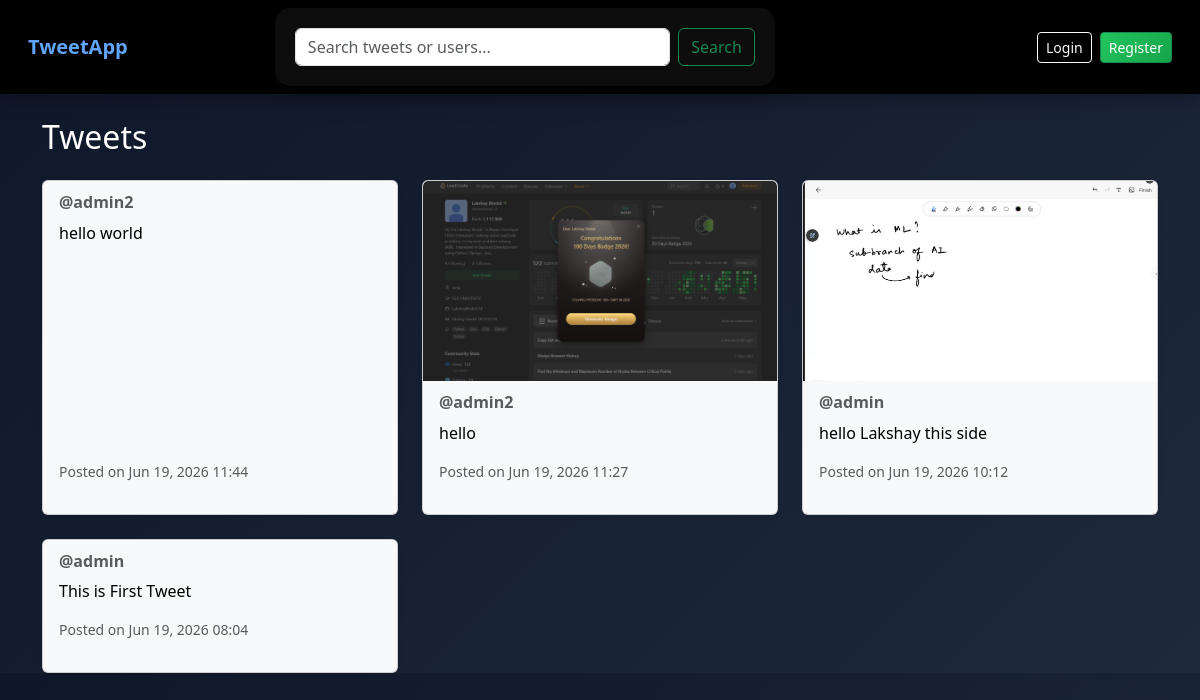
Screenshot of /tweet/ with the database file from the repository.
### tweet/models.py (models this page shows, shortened)
class Tweet(models.Model):
    user = models.ForeignKey(User, on_delete=models.CASCADE)
    text = models.TextField(max_length=2400)
    photo = models.ImageField(upload_to='photos/', blank=True, null=True)
    created_at = models.DateTimeField(auto_now_add=True)
    updated_at = models.DateTimeField(auto_now=True)

### tweet/views.py (the view)
# urls.py: path('', views.tweet_list, name='tweet_list'),
def tweet_list(request):
    query = request.GET.get('q')
    if query:
        tweets = Tweet.objects.filter(
            Q(text__icontains=query) | Q(user__username__icontains=query)
        ).order_by('-created_at')
    else:
        tweets = Tweet.objects.all().order_by('-created_at')
    return render(request, 'tweet/tweet_list.html', {'tweets': tweets, 'query': query})

### tweet/templates/tweet/tweet_list.html (shortened to what this page needs)
{% extends 'project1/layout.html' %}
{% block content %}
<div class="d-flex justify-content-between align-items-center mb-4">
    <h2 class="m-0">Tweets</h2>
</div>
<div class="row row-cols-1 row-cols-md-2 row-cols-lg-3 g-4">
{% for tweet in tweets %}
<div class="col">
    <div class="card bg-light text-dark h-100 shadow-sm">
        {% if tweet.photo %}
            <div style="height: 200px; overflow: hidden;">
                <img src="{{ tweet.photo.url }}" class="card-img-top w-100 h-100" style="object-fit: cover;">
            </div>
        {% endif %}
        <div class="card-body d-flex flex-column">
            <h6 class="card-subtitle mb-2 text-muted">@{{ tweet.user.username }}</h6>
            <p class="card-text flex-grow-1">{{ tweet.text }}</p>
            <small class="text-muted mb-3 d-block">Posted on {{ tweet.created_at|date:"M d, Y H:i" }}</small>
        </div>
    </div>
</div>
{% endfor %}
</div>
{% endblock %}

### templates/project1/layout.html (shortened to what this page needs)
{% load static %}
<!DOCTYPE html>
<html>
<head>
    <link rel="stylesheet" href="{% static 'css/style.css' %}">
    <link href="https://cdn.jsdelivr.net/npm/bootstrap@5.3.0/dist/css/bootstrap.min.css" rel="stylesheet">
</head>
<body class="bg-dark text-white">
<nav class="navbar navbar-expand-lg navbar-dark bg-black px-3">
    <div class="container-fluid">
        <a class="navbar-brand" href="{% url 'tweet_list' %}">TweetApp</a>
        <div class="collapse navbar-collapse" id="navbarNav">
            <form class="d-flex mx-auto my-2 my-lg-0" style="max-width: 500px; width: 100%;" method="GET" action="{% url 'tweet_list' %}">
                <input class="form-control me-2" type="search" name="q" placeholder="Search tweets or users..." aria-label="Search" value="{{ query|default:'' }}">
                <button class="btn btn-outline-success" type="submit">Search</button>
            </form>
            <div class="d-flex align-items-center ms-auto">
                {% if user.is_authenticated %}
                    <span class="me-3 text-white">Hello, <strong>{{ user.username }}</strong></span>
                    <a href="{% url 'logout' %}" class="btn btn-sm btn-danger">
                        Logout
                    </a>
                {% else %}
                    <a href="{% url 'login' %}" class="btn btn-sm btn-outline-light me-2">
                        Login
                    </a>
                    <a href="{% url 'register' %}" class="btn btn-sm btn-success">
                        Register
                    </a>
                {% endif %}
            </div>
        </div>
    </div>
</nav>
<div class="container mt-4">
    {% block content %}{% endblock %}
</div>
</body>
</html>

### static/css/style.css (style rules this page uses)
body { background: linear-gradient(135deg, #0f172a, #1e293b); font-family: 'Segoe UI', sans-serif; color: #e5e7eb; margin: 0; padding: 0; }
.navbar { background: rgba(0, 0, 0, 0.6) !important; backdrop-filter: blur(10px); box-shadow: 0 4px 20px rgba(0,0,0,0.3); }
.navbar-brand { font-weight: bold; color: #60a5fa !important; font-size: 22px; }
h2, h3, h1 { font-weight: 700; color: #f8fafc; }
.btn-success { background: linear-gradient(135deg, #22c55e, #16a34a); border: none; border-radius: 10px; }
.card { background: aliceblue !important; border: 1px solid #dbeafe; border-radius: 20px; overflow: hidden; transition: 0.3s; box-shadow: 0 10px 30px rgba(0,0,0,0.2); }
.card-img-top { height: 220px; object-fit: cover; }
.card-body { padding: 15px; }
.card h6 { color: black; font-weight: 600; }
.card p { color: black; }
form { background: rgba(255, 255, 255, 0.05); padding: 20px; border-radius: 15px; backdrop-filter: blur(10px); box-shadow: 0 10px 25px rgba(0,0,0,0.3); }
input, textarea { width: 100%; padding: 10px; margin-bottom: 10px; border-radius: 10px; border: none; outline: none; background: rgba(255,255,255,0.1); color: white; }
a { text-decoration: none; transition: 0.2s; }
.card { animation: fadeIn 0.5s ease-in-out; }

### rows the page displays
Tweet: user.username "admin2", text "hello world", created_at "Jun 19, 2026 11:44"
Tweet: photo (picture), user.username "admin2", text "hello", created_at "Jun 19, 2026 11:27"
Tweet: photo (picture), user.username "admin", text "hello Lakshay this side", created_at "Jun 19, 2026 10:12"
Tweet: user.username "admin", text "This is First Tweet", created_at "Jun 19, 2026 08:04"
